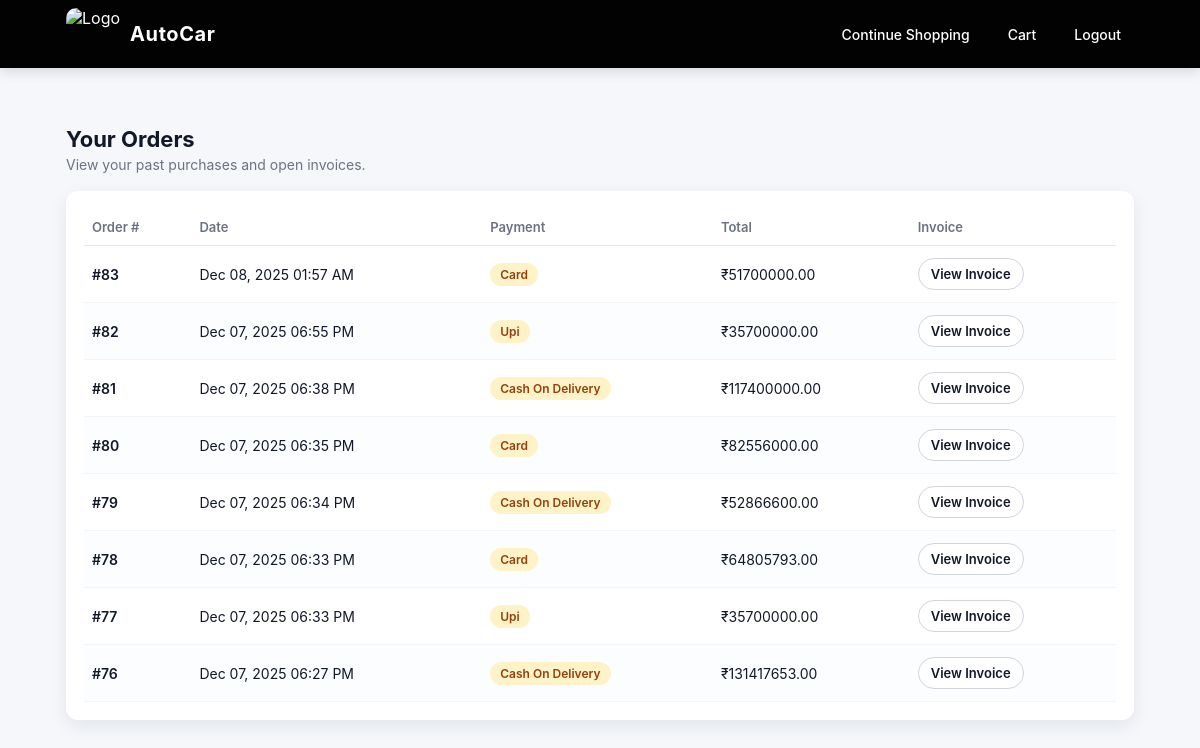
The page /history/ (signed in) on the database as committed earlier.
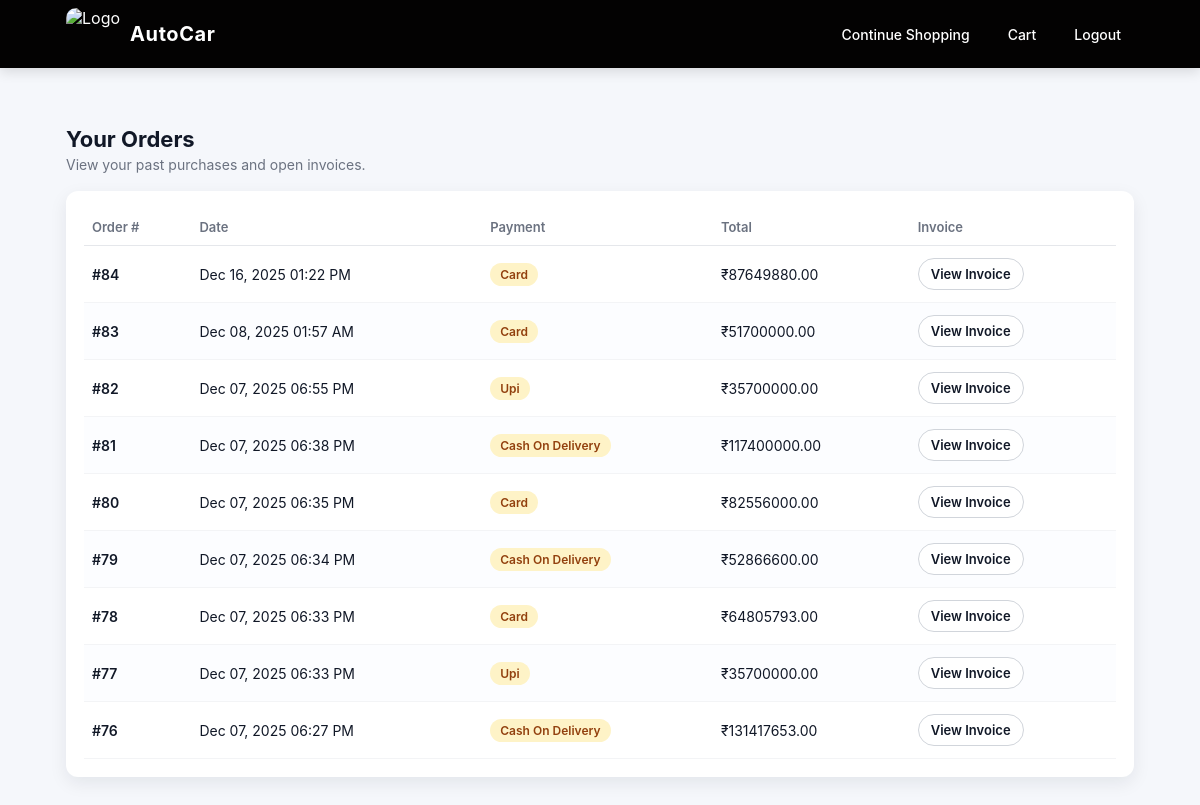
The same page on the database as committed later.
### ecomapp/models.py (models this page shows)
class Order(models.Model):
    user = models.ForeignKey(User_reg, on_delete=models.CASCADE)
    total_price = models.DecimalField(max_digits=20, decimal_places=2)
    created_at = models.DateTimeField(auto_now_add=True)
    payment_method = models.CharField(max_length=50)

### ecomapp/views.py (the view)
# urls.py: path('history/', views.history, name='history'),
def history(request):
    user = get_current_user(request)
    if not user:
        return redirect('login')
    orders = Order.objects.filter(user=user).order_by('-id')
    return render(request, "history.html", {
        "orders": orders,
    })

### ecomapp/views.py (called while the page is built)
def get_current_user(request):
    user_id = request.session.get('id')
    if not user_id:
        return None
    return User_reg.objects.filter(id=user_id).first()

### templates/history.html (shortened to what this page needs)
<!DOCTYPE html>
<html lang="en">
<head>
</head>
<body>
  <nav>
    <div class="nav-inner">
      <div class="brand">
        <img class="site-logo"
          src="https://cdn.vectorstock.com/i/1000v/65/92/automotive-logo-badges-premium-collection-vector-33986592.jpg"
          alt="Logo">
        <a href="{% url 'userdashb' %}" class="site-name">AutoCar</a>
      </div>
      <div class="nav-links">
        <a href="{% url 'userdashb' %}">Continue Shopping</a>
        <a href="{% url 'usercart' %}">Cart</a>
        <a href="/userlogout/">Logout</a>
      </div>
    </div>
  </nav>
  {% load tz %}
  <div class="page-wrapper">
    <div class="page-header">
      <div>
        <h1>Your Orders</h1>
        <div class="sub">View your past purchases and open invoices.</div>
      </div>
    </div>
    <div class="card">
      {% if orders %}
      <div style="overflow-x:auto;">
        <table>
          <thead>
            <tr>
              <th>Order #</th>
              <th>Date</th>
              <th>Payment</th>
              <th>Total</th>
              <th>Invoice</th>
            </tr>
          </thead>
          <tbody>
            {% for order in orders %}
            <tr>
              <td class="order-id">#{{ order.id }}</td>
              <td>
                {% if order.created_at %}
                {{ order.created_at|localtime|date:"M d, Y h:i A" }}
                {% endif %}
              </td>
              <td>
                {% if order.payment_method %}
                <span class="badge">{{ order.payment_method|title }}</span>
                {% else %}
                <span class="badge">N/A</span>
                {% endif %}
              </td>
              <td>₹{{ order.total_price }}</td>
              <td>
                <a href="{% url 'invoice' order.id %}" class="btn btn-outline">
                  View Invoice
                </a>
              </td>
            </tr>
            {% endfor %}
          </tbody>
        </table>
      </div>
      {% endif %}
    </div>
  </div>
</body>
</html>

Rows that differ between the two databases and show on the page:
added Order: id "84", created_at "Dec 16, 2025 01:22 PM", payment_method "Card", total_price "87649880.00"
